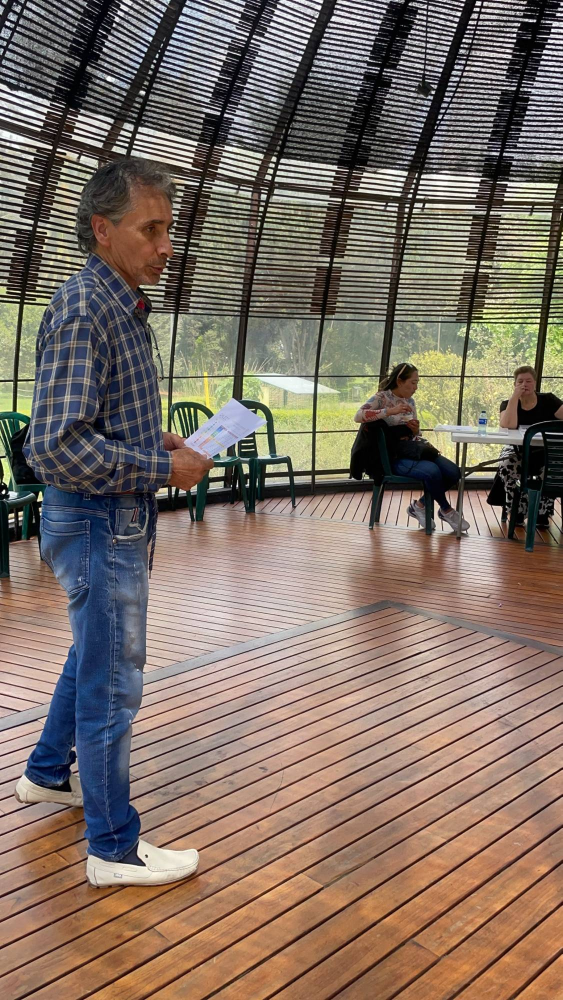
#> input picture qolect/pintura-para-el-alma/raw/fotos/foto-06.jpg, 1125 x 2000 px, given in place of logo-qolect.png, which was not available (shown at 1/2 size)
$ python make_reels.py ../raw/fotos/foto-06.jpg
#> lines starting #> are read from the running program, lines starting #| are printed output that depends on the picture
### qolect/pintura-para-el-alma/scripts/make_graphics.py
"""Genera carruseles (1080x1350) e historias (1080x1920) de Pintura para el Alma.

Uso: python3 qolect/pintura-para-el-alma/scripts/make_graphics.py
"""
from pathlib import Path
from PIL import Image, ImageDraw, ImageFont, ImageFilter

ROOT = Path(__file__).resolve().parents[1]
FOTOS = ROOT / "raw" / "fotos"
OUT = ROOT / "contenido"
BRAND = ROOT.parent / "brand"
LOGO = Image.open(BRAND / "logo-qolect.png").convert("RGBA")
SERIF = str(BRAND / "fonts" / "CormorantGaramond-Variable.ttf")
SANS = "/usr/share/fonts/opentype/inter/Inter-{}.otf"

NAVY = (15, 23, 42)
PETROL = (27, 58, 75)
TEAL = (46, 196, 182)
GOLD = (245, 197, 66)
WHITE = (255, 255, 255)
MUTED = (203, 213, 225)


# [4 lines left out: function serif, not called in this run]


def sans(size, weight="Regular"):
    return ImageFont.truetype(SANS.format(weight), size)


def cover(img, w, h, fy=0.5):
    """Recorta la imagen para llenar w x h; fy = punto focal vertical (0 arriba, 1 abajo)."""
    s = max(w / img.width, h / img.height)
    img = img.resize((round(img.width * s), round(img.height * s)), Image.LANCZOS)
    x = (img.width - w) // 2
    y = int((img.height - h) * fy)
    return img.crop((x, y, x + w, y + h))


# [24 lines left out: functions gradient, wrap, not called in this run]


def feats(font):
    return ["lnum"] if str(getattr(font, "path", "")).endswith("Variable.ttf") else None


# [5 lines left out: function text_block, not called in this run]


def block_height(draw, text, font, maxw, spacing=1.15):
    return len(wrap(draw, text, font, maxw)) * int(font.size * spacing)


def paste_logo(canvas, x, y, width):
    lg = LOGO.resize((width, round(LOGO.height * width / LOGO.width)), Image.LANCZOS)
    canvas.alpha_composite(lg, (x, y))


DISPLAY = "/usr/share/fonts/opentype/inter/InterDisplay-{}.otf"


def display(size, weight="ExtraBold"):
    return ImageFont.truetype(DISPLAY.format(weight), size)


def rich_lines(draw, text, font, maxw):
    """Divide en líneas; las palabras entre *asteriscos* se marcan como destacadas."""
    out, hl = [], False
    for para in text.split("\n"):
        line = []
        for raw in para.split():
            on = raw.startswith("*")
            closes = "*" in raw[1:] if on else "*" in raw
            word = raw.replace("*", "")
            mark = hl or on
            if closes:
                hl = False
            elif on:
                hl = True
            trial = " ".join(w for w, _ in line + [(word, mark)])
            if line and draw.textlength(trial, font=font) > maxw:
                out.append(line)
                line = []
            line.append((word, mark))
        out.append(line)
    return out


def rich_block(draw, x, y, text, font, maxw, color=WHITE, accent=GOLD, spacing=1.04, measure=False):
    lines = rich_lines(draw, text, font, maxw)
    if measure:
        return len(lines) * int(font.size * spacing)
    sp = draw.textlength(" ", font=font)
    for line in lines:
        xx = x
        for word, mark in line:
            draw.text((xx, y), word, font=font, fill=accent if mark else color)
            xx += draw.textlength(word, font=font) + sp
        y += int(font.size * spacing)
    return y


def pill(draw, x, y, text, font, bg=TEAL, fg=NAVY, padx=22, pady=12):
    tw = draw.textlength(text, font=font)
    asc, desc = font.getmetrics()
    h = asc + desc + 2 * pady
    draw.rounded_rectangle((x, y, x + tw + 2 * padx, y + h), radius=h // 2, fill=bg)
    draw.text((x + padx, y + pady), text, font=font, fill=fg)
    return y + h


# [6 lines left out: function counter, not called in this run]


def dots(draw, w, y, n, i):  # compatibilidad
    counter(draw, w, y - 20, i, n)


# [194 lines left out: functions photo_slide, text_slide, save_set, main, not called in this run]


# [2 lines that do not run on import are left out]

### qolect/pintura-para-el-alma/scripts/make_reels.py
"""Construye los reels (1080x1920) de Pintura para el Alma con ffmpeg.

Uso: python3 qolect/pintura-para-el-alma/scripts/make_reels.py [wordtimestamps_dir] [--sin-resumen]
El directorio opcional contiene los JSON de Whisper con --word_timestamps (para subtítulos).
"""
import json
import subprocess
import sys
import tempfile
from pathlib import Path

from PIL import Image, ImageDraw

sys.path.insert(0, str(Path(__file__).parent))
import make_graphics as g  # noqa: E402

ROOT = g.ROOT
VID = ROOT / "raw" / "videos"
OUT = ROOT / "contenido" / "reels"
TMP = Path(tempfile.mkdtemp(prefix="reels-"))
W, H, FPS = 1080, 1920, 30
ENC = ["-c:v", "libx264", "-preset", "medium", "-crf", "19", "-pix_fmt", "yuv420p", "-r", str(FPS),
       "-c:a", "aac", "-b:a", "160k", "-ar", "48000", "-ac", "2"]


def v(name):
    return str(VID / f"WhatsApp_Video_2026-11-21_at_{name}.mp4")


def run(cmd):
    subprocess.run(["ffmpeg", "-v", "error", "-y", *cmd], check=True)


# ---------- capas de texto ----------
def text_overlay(path, kicker, title, y_end=1380, title_size=96, top=False):
    img = Image.new("RGBA", (W, H), (0, 0, 0, 0))
    d = ImageDraw.Draw(img)
    m = 80
    tf, kf = g.display(title_size), g.sans(30, "Bold")
    th = g.rich_block(d, 0, 0, title, tf, W - 2 * m - 60, measure=True)
    block = (50 if kicker else 0) + th
    y0 = 260 if top else y_end - block
    # banda oscura suave detrás del texto
    band = Image.new("RGBA", (W, block + 260), g.NAVY + (0,))
    bd = band.load()
    for yy in range(band.height):
        a = int(175 * (1 - abs(yy - band.height / 2) / (band.height / 2)) ** 0.6)
        for xx in range(W):
            bd[xx, yy] = g.NAVY + (a,)
    img.alpha_composite(band, (0, max(0, y0 - 130)))
    y = y0
    if kicker:
        y = g.pill(d, m, y - 10, kicker.upper(), kf) + 18
    g.rich_block(d, m, y, title, tf, W - 2 * m - 60)
    img.save(path)
    return path


def logo_overlay(path):
    img = Image.new("RGBA", (W, H), (0, 0, 0, 0))
    g.paste_logo(img, 80, 150, 200)
    img.save(path)
    return path


LOGO_PNG = logo_overlay(TMP / "logo.png")
#> in logo_overlay, `img = Image.new("RGBA", (W, H), (0, 0, 0, 0))`: img: PIL image 1080x1920 RGBA; every value is 0
#> in paste_logo, `canvas.alpha_composite(lg, (x, y))`:
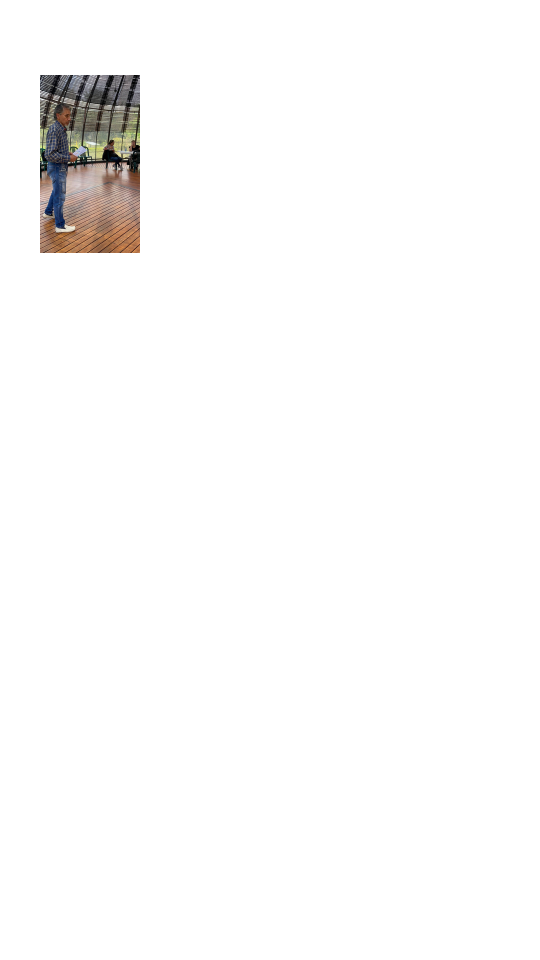
#> canvas: PIL image 1080x1920 RGBA (shown at 1/2 size); mean R, G, B, A 4.4, 3.9, 3.5, 8.8; transparent parts drawn white


# ---------- segmentos ----------
def seg_video(out, src, start, dur, overlay=None, keep_audio=False, extra_vf=""):
    vf = (f"scale={W}:{H}:force_original_aspect_ratio=increase,crop={W}:{H},setsar=1,fps={FPS}"
          + (f",{extra_vf}" if extra_vf else ""))
    inputs = ["-ss", str(start), "-t", str(dur), "-i", src, "-i", str(LOGO_PNG)]
    fc = f"[0:v]{vf}[b];[b][1:v]overlay=0:0[b2]"
    last = "b2"
    if overlay:
        inputs += ["-loop", "1", "-t", str(dur), "-i", str(overlay)]
        fc += f";[2:v]format=rgba,fade=in:st=0.2:d=0.35:alpha=1[t];[{last}][t]overlay=0:0[vo]"
        last = "vo"
    if keep_audio:
        fc += ";[0:a]loudnorm=I=-16:TP=-1.5,aresample=48000[ao]"
        amap = ["-map", "[ao]"]
    else:
        inputs += ["-f", "lavfi", "-t", str(dur), "-i", "anullsrc=r=48000:cl=stereo"]
        amap = ["-map", f"{3 if overlay else 2}:a"]
    run([*inputs, "-filter_complex", fc, "-map", f"[{last}]", *amap, "-t", str(dur), *ENC, str(out)])
    return out


def seg_photo(out, foto, dur, overlay=None, fy=0.5, zoom_in=True):
    frames = int(dur * FPS)
    src = TMP / f"{Path(foto).stem}_cover.jpg"
    g.cover(Image.open(g.FOTOS / foto).convert("RGB"), W * 2, H * 2, fy).save(src, quality=95)
    z = f"min(1+0.10*on/{frames},1.10)" if zoom_in else f"max(1.10-0.10*on/{frames},1)"
    zp = f"zoompan=z='{z}':x='iw/2-(iw/zoom/2)':y='ih/2-(ih/zoom/2)':d={frames}:s={W}x{H}:fps={FPS}"
    inputs = ["-i", str(src), "-i", str(LOGO_PNG)]
    fc = f"[0:v]{zp},setsar=1[b];[b][1:v]overlay=0:0[b2]"
    last = "b2"
    if overlay:
        inputs += ["-loop", "1", "-t", str(dur), "-i", str(overlay)]
        fc += f";[2:v]format=rgba,fade=in:st=0.2:d=0.35:alpha=1[t];[{last}][t]overlay=0:0[vo]"
        last = "vo"
    inputs += ["-f", "lavfi", "-t", str(dur), "-i", "anullsrc=r=48000:cl=stereo"]
    run([*inputs, "-filter_complex", fc, "-map", f"[{last}]", "-map", f"{3 if overlay else 2}:a",
         "-frames:v", str(frames), "-t", str(dur), *ENC, str(out)])
    return out


# [27 lines left out: functions seg_endcard, concat, not called in this run]


# ---------- subtítulos (ASS) ----------
FIXES = {"SIGO": "consigo", "ala.": "Alma.", "cuéntanos": "Cuéntanos", "Marcella,": "", "viste": "viviste", "pintura": "Pintura"}


# [68 lines left out: functions chunks_from_whisper, ts, write_ass, not called in this run]


def duration(src):
    return float(subprocess.check_output(["ffprobe", "-v", "error", "-show_entries", "format=duration",
                                          "-of", "csv=p=0", src]).strip())


# ---------- reels ----------
def reel_resumen():
    t = lambda n, k, ti, **kw: text_overlay(TMP / f"r1_{n}.png", k, ti, **kw)  # noqa: E731
    segs = [
        seg_video(TMP / "r1_00.mp4", v("15.22.59"), 0, 4.6, keep_audio=True,
                  overlay=t("00", "", "Y esto fue lo que vivimos en Pintura para el Alma", title_size=80)),
        seg_video(TMP / "r1_01.mp4", v("15.20.05"), 0.3, 3.0, overlay=t("01", "Jardín Botánico de Bogotá", "Un domo en medio de la naturaleza")),
        seg_photo(TMP / "r1_02.mp4", "foto-10.jpg", 2.6, overlay=t("02", "Primero", "Respirar y conectar"), fy=0.55),
        seg_video(TMP / "r1_03.mp4", v("15.24.17"), 0.5, 3.0, overlay=t("03", "El proceso", "Cada color, una emoción")),
        seg_photo(TMP / "r1_04.mp4", "foto-14.jpg", 2.6, overlay=t("04", "", "Pintar con el alma"), fy=0.6, zoom_in=False),
        seg_photo(TMP / "r1_05.mp4", "foto-12.jpg", 2.4, overlay=t("05", "Sin experiencia", "Guiados paso a paso"), fy=0.5),
        seg_video(TMP / "r1_06.mp4", v("15.24.06"), 0.5, 3.0, overlay=t("06", "", "Sin prisa. Sin pantallas.")),
        seg_photo(TMP / "r1_07.mp4", "foto-11.jpg", 2.4, overlay=t("07", "", "Compartir la mesa"), fy=0.5, zoom_in=False),
        seg_photo(TMP / "r1_07b.mp4", "foto-08.jpg", 2.4, overlay=t("07b", "", "Un delicioso *snack*"), fy=0.5),
        seg_photo(TMP / "r1_08.mp4", "foto-03.jpg", 2.2, overlay=t("08", "", "Cada lienzo,"), fy=0.45),
        seg_photo(TMP / "r1_09.mp4", "foto-01.jpg", 2.6, overlay=t("09", "", "una historia."), fy=0.45),
        seg_endcard(TMP / "r1_10.mp4"),
    ]
#> in text_overlay, `th = g.rich_block(d, 0, 0, title, tf, W - 2 * m - 60, measure=True)`: th = 249
#> in text_overlay, `y0 = 260 if top else y_end - block`: y0 = 1131
#> the loop in rich_block (call 2), `for line in lines:` made 3 passes
#> y on passes 1 to 3: 1214, 1297, 1380
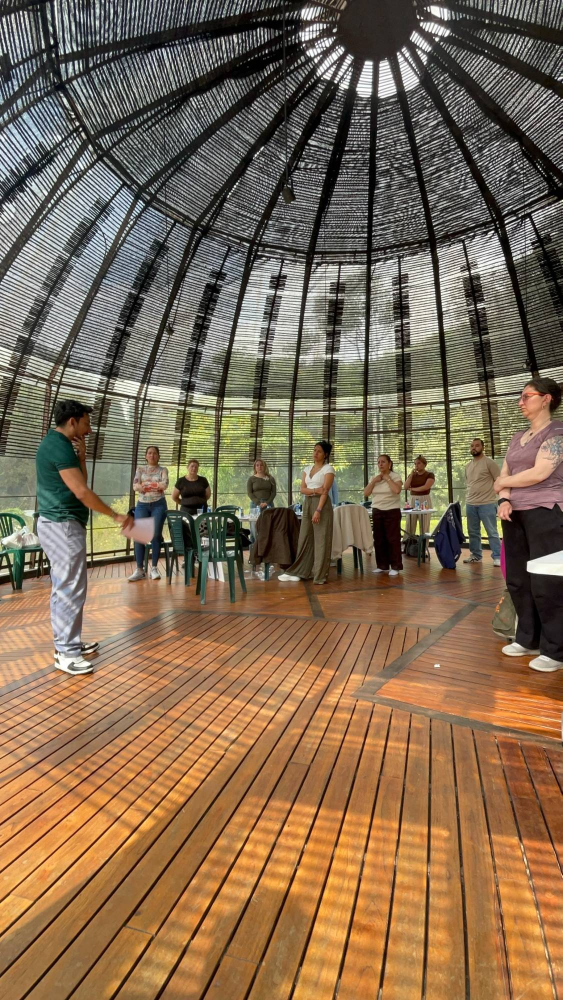
#> input picture qolect/pintura-para-el-alma/raw/fotos/foto-10.jpg, 1125 x 2000 px (shown at 1/2 size)
#> in cover, `s = max(w / img.width, h / img.height)`: s = 1.92
#> call 4 of text_overlay, with kicker = 'El proceso', title = 'Cada color, una emoción', y_end = 1380, title_size = 96, top = False
#> in text_overlay (call 4), `y = y0`: y = 1132
#> in text_overlay (call 4), `y = g.pill(d, m, y - 10, kicker.upper(), kf) + 18`: y = 1202
#> in text_overlay (call 4), `img.save(path)`:
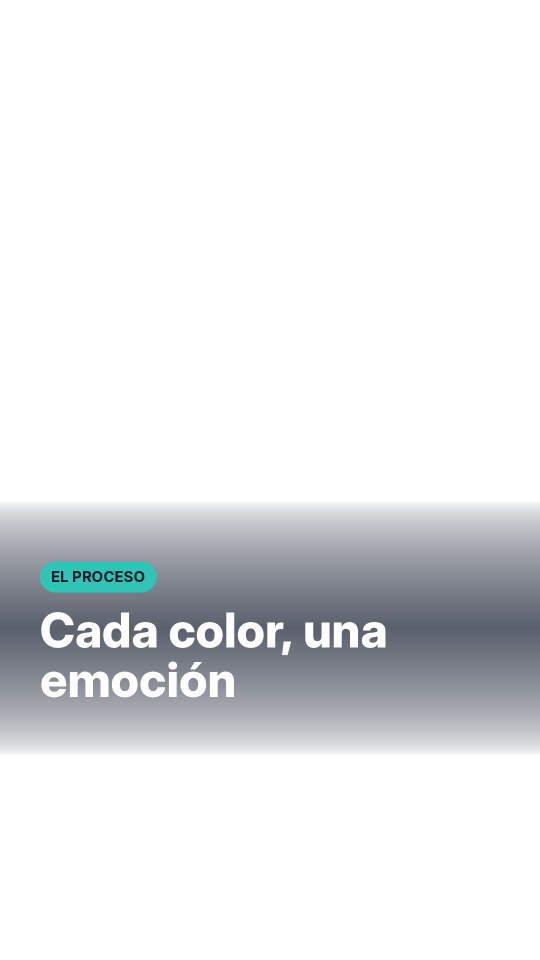
#> saved as r1_03.png: PIL image 1080x1920 RGBA (shown at 1/2 size); mean R, G, B, A 8, 10.8, 15.4, 31.4; transparent parts drawn white
#> call 2 of seg_photo, with foto = 'foto-14.jpg', dur = 2.6, fy = 0.6, zoom_in = False
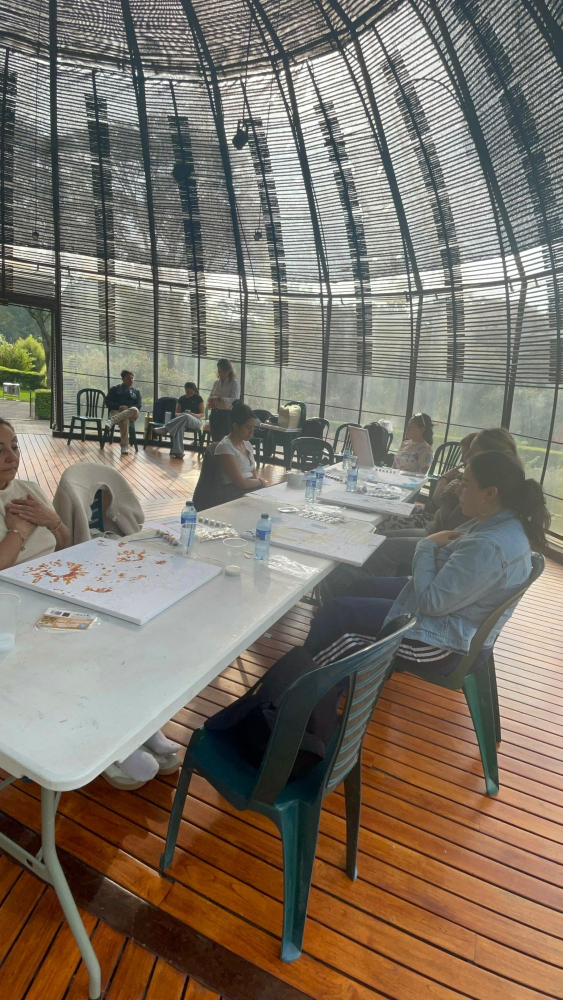
#> input picture qolect/pintura-para-el-alma/raw/fotos/foto-14.jpg, 1125 x 2000 px (shown at 1/2 size)
#> call 3 of seg_photo, with foto = 'foto-12.jpg', dur = 2.4, fy = 0.5, zoom_in = True
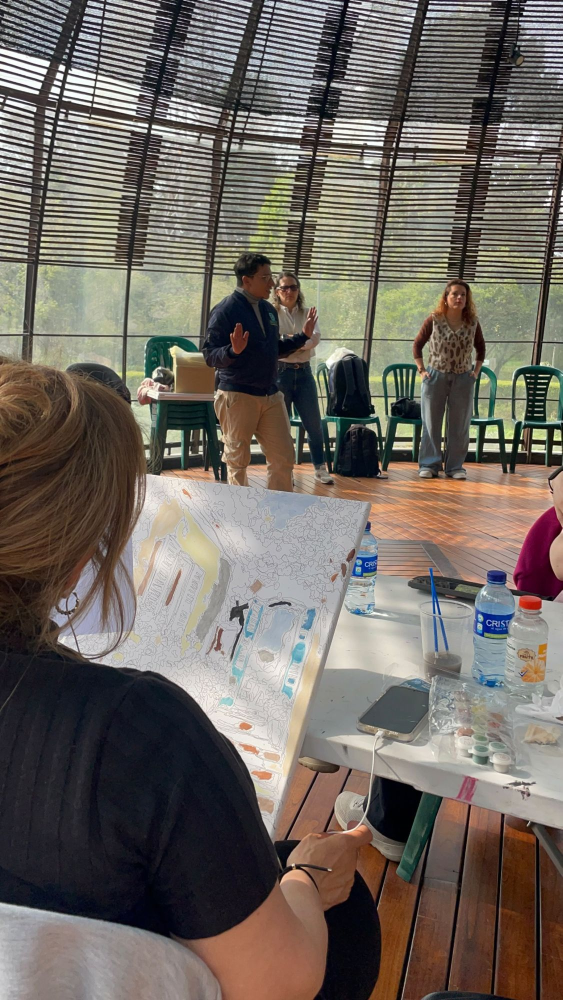
#> input picture qolect/pintura-para-el-alma/raw/fotos/foto-12.jpg, 1125 x 2000 px (shown at 1/2 size)
#> in text_overlay (call 7), `block = (50 if kicker else 0) + th`: block = 198
#> in text_overlay (call 7), `y0 = 260 if top else y_end - block`: y0 = 1182
#> in text_overlay (call 7), `img.alpha_composite(band, (0, max(0, y0 - 130)))`:
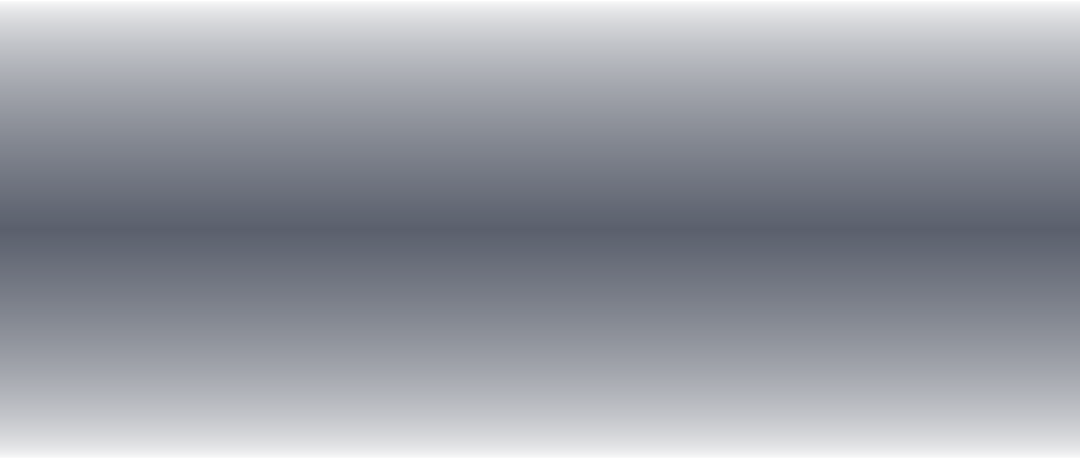
#> band: PIL image 1080x458 RGBA; mean R, G, B, A 15, 23, 42, 108.8; transparent parts drawn white
#> in text_overlay (call 7), `img.save(path)`:
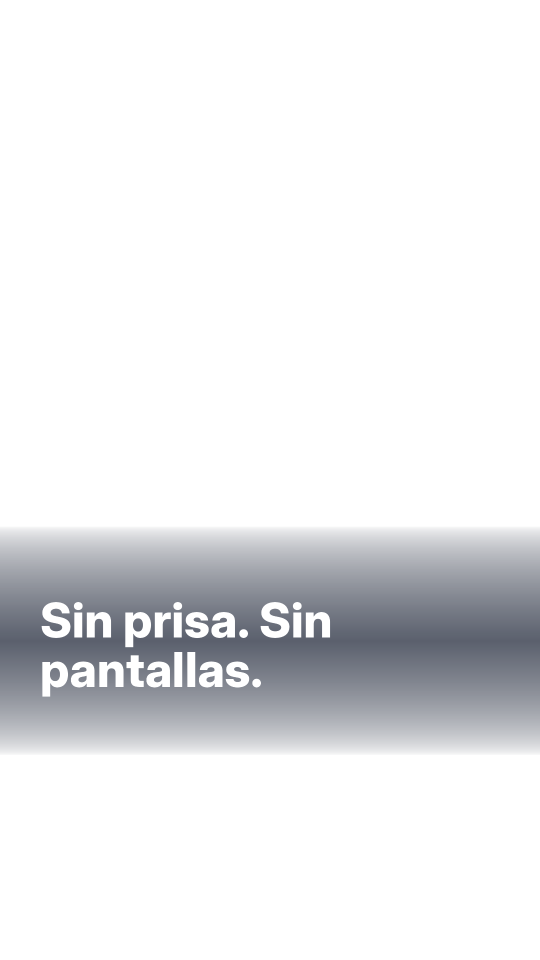
#> saved as r1_06.png: PIL image 1080x1920 RGBA (shown at 1/2 size); mean R, G, B, A 7.5, 9.2, 13.5, 27.7; transparent parts drawn white
    concat(segs, OUT / "reel-1-asi-se-vivio.mp4")


# [18 lines left out: function reel_testimonio, not called in this run]


if __name__ == "__main__":
    OUT.mkdir(parents=True, exist_ok=True)
    args = [a for a in sys.argv[1:] if not a.startswith("--")]
    wt = args[0] if args else None
    if "--sin-resumen" not in sys.argv:
#> (the run stopped early here; a loop or call above may not have finished)
